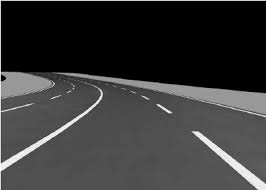
#> input picture images/botimages.jpg, 266 x 190 px, given in place of lane_video.mp4, which was not available
$ python lane.py   (older library calls are emulated)
#> lines starting #> are read from the running program, lines starting #| are printed output that depends on the picture; after the words box and inside, x2 and y2 are one past the last pixel; in counts of white or black regions, pixels touching at a corner belong together; pictures that were not available may be replaced by others from this repository, and a replacement may not be noted
### newStrat/edge_detection.py
import cv2 # Import the OpenCV library to enable computer vision
import numpy as np # Import the NumPy scientific computing library
# Author: Addison Sears-Collins
# https://automaticaddison.com
# Description: A collection of methods to detect help with edge detection
def binary_array(array, thresh, value=0):
 """
 Return a 2D binary array (mask) in which all pixels are either 0 or 1

 :param array: NumPy 2D array that we want to convert to binary values
 :param thresh: Values used for thresholding (inclusive)
 :param value: Output value when between the supplied threshold
 :return: Binary 2D array...
          number of rows x number of columns =
          number of pixels from top to bottom x number of pixels from
            left to right
 """
 if value == 0:
   # Create an array of ones with the same shape and type as
   # the input 2D array.
   binary = np.ones_like(array)

 else:
   # Creates an array of zeros with the same shape and type as
   # the input 2D array.
   binary = np.zeros_like(array)
   value = 1
 # If value == 0, make all values in binary equal to 0 if the
 # corresponding value in the input array is between the threshold
 # (inclusive). Otherwise, the value remains as 1. Therefore, the pixels
 # with the high Sobel derivative values (i.e. sharp pixel intensity
 # discontinuities) will have 0 in the corresponding cell of binary.
 binary[(array >= thresh[0]) & (array <= thresh[1])] = value
 return binary
def blur_gaussian(channel, ksize=3):
 """
 Implementation for Gaussian blur to reduce noise and detail in the image

 :param image: 2D or 3D array to be blurred
 :param ksize: Size of the small matrix (i.e. kernel) used to blur
               i.e. number of rows and number of columns
 :return: Blurred 2D image
 """
 return cv2.GaussianBlur(channel, (ksize, ksize), 0)

def mag_thresh(image, sobel_kernel=3, thresh=(0, 255)):
 """
 Implementation of Sobel edge detection
 :param image: 2D or 3D array to be blurred
 :param sobel_kernel: Size of the small matrix (i.e. kernel)
                      i.e. number of rows and columns
 :return: Binary (black and white) 2D mask image
 """
 # Get the magnitude of the edges that are vertically aligned on the image
 sobelx = np.absolute(sobel(image, orient='x', sobel_kernel=sobel_kernel))

 # Get the magnitude of the edges that are horizontally aligned on the image
 sobely = np.absolute(sobel(image, orient='y', sobel_kernel=sobel_kernel))
 # Find areas of the image that have the strongest pixel intensity changes
 # in both the x and y directions. These have the strongest gradients and
 # represent the strongest edges in the image (i.e. potential lane lines)
 # mag is a 2D array .. number of rows x number of columns = number of pixels
 # from top to bottom x number of pixels from left to right
 mag = np.sqrt(sobelx ** 2 + sobely ** 2)
 # Return a 2D array that contains 0s and 1s
 return binary_array(mag, thresh)
def sobel(img_channel, orient='x', sobel_kernel=3):
 """
 Find edges that are aligned vertically and horizontally on the image

 :param img_channel: Channel from an image
 :param orient: Across which axis of the image are we detecting edges?
 :sobel_kernel: No. of rows and columns of the kernel (i.e. 3x3 small matrix)
 :return: Image with Sobel edge detection applied
 """
 # cv2.Sobel(input image, data type, prder of the derivative x, order of the
 # derivative y, small matrix used to calculate the derivative)
 if orient == 'x':
   # Will detect differences in pixel intensities going from
       # left to right on the image (i.e. edges that are vertically aligned)
   sobel = cv2.Sobel(img_channel, cv2.CV_64F, 1, 0, sobel_kernel)
 if orient == 'y':
   # Will detect differences in pixel intensities going from
   # top to bottom on the image (i.e. edges that are horizontally aligned)
   sobel = cv2.Sobel(img_channel, cv2.CV_64F, 0, 1, sobel_kernel)
 return sobel
def threshold(channel, thresh=(128,255), thresh_type=cv2.THRESH_BINARY):
 """
 Apply a threshold to the input channel

 :param channel: 2D array of the channel data of an image/video frame
 :param thresh: 2D tuple of min and max threshold values
 :param thresh_type: The technique of the threshold to apply
 :return: Two outputs are returned:
            ret: Threshold that was used
            thresholded_image: 2D thresholded data.
 """
 # If pixel intensity is greater than thresh[0], make that value
 # white (255), else set it to black (0)
 return cv2.threshold(channel, thresh[0], thresh[1], thresh_type)

### newStrat/lane.py
import cv2 # Import the OpenCV library to enable computer vision
import numpy as np # Import the NumPy scientific computing library
import edge_detection as edge # Handles the detection of lane lines
import matplotlib.pyplot as plt # Used for plotting and error checking


# Author: Addison Sears-Collins
# https://automaticaddison.com
# Description: Implementation of the Lane class


# Make sure the video file is in the same directory as your code
filename = 'images/lane_video.mp4'
file_size = (1920,1080) # Assumes 1920x1080 mp4
scale_ratio = 1 # Option to scale to fraction of original size.


# We want to save the output to a video file
output_filename = 'driving.mp4'
output_frames_per_second = 20.0


# Global variables
prev_leftx = None
prev_lefty = None
prev_rightx = None
prev_righty = None
prev_left_fit = []
prev_right_fit = []


prev_leftx2 = None
prev_lefty2 = None
prev_rightx2 = None
prev_righty2 = None
prev_left_fit2 = []
prev_right_fit2 = []


class Lane:
 """
 Represents a lane on a road.
 """
 def __init__(self, orig_frame):
   """
     Default constructor

   :param orig_frame: Original camera image (i.e. frame)
   """
   self.orig_frame = orig_frame


   # This will hold an image with the lane lines
   self.lane_line_markings = None


   # This will hold the image after perspective transformation
   self.warped_frame = None
   self.transformation_matrix = None
   self.inv_transformation_matrix = None


   # (Width, Height) of the original video frame (or image)
   self.orig_image_size = self.orig_frame.shape[::-1][1:]


   width = self.orig_image_size[0]
   height = self.orig_image_size[1]
   self.width = width
   self.height = height

   # Four corners of the trapezoid-shaped region of interest
   # You need to find these corners manually.
   self.roi_points = np.float32([
     (int(0.456*width),int(0.584*height)), # Top-left corner
     (0, height-1), # Bottom-left corner
     (int(0.958*width),height-1), # Bottom-right corner
     (int(0.5683*width),int(0.584*height)) # Top-right corner
   ])

   # The desired corner locations  of the region of interest
   # after we perform perspective transformation.
   # Assume image width of 600, padding == 150.
   self.padding = int(0.25 * width) # padding from side of the image in pixels
   self.desired_roi_points = np.float32([
     [self.padding, 0], # Top-left corner
     [self.padding, self.orig_image_size[1]], # Bottom-left corner
     [self.orig_image_size[
       0]-self.padding, self.orig_image_size[1]], # Bottom-right corner
     [self.orig_image_size[0]-self.padding, 0] # Top-right corner
   ])

   # Histogram that shows the white pixel peaks for lane line detection
   self.histogram = None

   # Sliding window parameters
   self.no_of_windows = 10
   self.margin = int((1/20) * width)  # Window width is +/- margin
   self.minpix = int((1/24) * width)  # Min no. of pixels to recenter window

   # Best fit polynomial lines for left line and right line of the lane
   self.left_fit = None
   self.right_fit = None
   self.left_lane_inds = None
   self.right_lane_inds = None
   self.ploty = None
   self.left_fitx = None
   self.right_fitx = None
   self.leftx = None
   self.rightx = None
   self.lefty = None
   self.righty = None

   # Pixel parameters for x and y dimensions
   self.YM_PER_PIX = 7.0 / 400 # meters per pixel in y dimension
   self.XM_PER_PIX = 3.7 / 255 # meters per pixel in x dimension

   # Radii of curvature and offset
   self.left_curvem = None
   self.right_curvem = None
   self.center_offset = None
 # [92 lines left out: functions calculate_car_position, calculate_curvature, not called in this run]

 def calculate_histogram(self,frame=None,plot=True):
   """
   Calculate the image histogram to find peaks in white pixel count

   :param frame: The warped image
   :param plot: Create a plot if True
   """
   if frame is None:
     frame = self.warped_frame

   # Generate the histogram
   self.histogram = np.sum(frame[int(frame.shape[0]/2):,:], axis=0)


   if plot == True:

     # Draw both the image and the histogram
     figure, (ax1, ax2) = plt.subplots(2,1) # 2 row, 1 columns
     figure.set_size_inches(10, 5)
     ax1.imshow(frame, cmap='gray')
     ax1.set_title("Warped Binary Frame")
     ax2.plot(self.histogram)
     ax2.set_title("Histogram Peaks")
     plt.show()

   return self.histogram


 # [186 lines left out: functions display_curvature_offset, get_lane_line_previous_window, not called in this run]

 def get_lane_line_indices_sliding_windows(self, plot=True):
   """
   Get the indices of the lane line pixels using the
   sliding windows technique.

   :param: plot Show plot or not
   :return: Best fit lines for the left and right lines of the current lane
   """
   # Sliding window width is +/- margin
   margin = self.margin


   frame_sliding_window = self.warped_frame.copy()


   # Set the height of the sliding windows
   window_height = np.int32(self.warped_frame.shape[0]/self.no_of_windows)


   # Find the x and y coordinates of all the nonzero
   # (i.e. white) pixels in the frame.
   nonzero = self.warped_frame.nonzero()
   nonzeroy = np.array(nonzero[0])
   nonzerox = np.array(nonzero[1])

   # Store the pixel indices for the left and right lane lines
   left_lane_inds = []
   right_lane_inds = []

   # Current positions for pixel indices for each window,
   # which we will continue to update
   leftx_base, rightx_base = self.histogram_peak()
   leftx_current = leftx_base
   rightx_current = rightx_base


   # Go through one window at a time
   no_of_windows = self.no_of_windows

   for window in range(no_of_windows):

     # Identify window boundaries in x and y (and right and left)
     win_y_low = self.warped_frame.shape[0] - (window + 1) * window_height
     win_y_high = self.warped_frame.shape[0] - window * window_height
     win_xleft_low = leftx_current - margin
     win_xleft_high = leftx_current + margin
     win_xright_low = rightx_current - margin
     win_xright_high = rightx_current + margin
     cv2.rectangle(frame_sliding_window,(win_xleft_low,win_y_low),(
       win_xleft_high,win_y_high), (255,255,255), 2)
     cv2.rectangle(frame_sliding_window,(win_xright_low,win_y_low),(
       win_xright_high,win_y_high), (255,255,255), 2)


     # Identify the nonzero pixels in x and y within the window
     good_left_inds = ((nonzeroy >= win_y_low) & (nonzeroy < win_y_high) &
                         (nonzerox >= win_xleft_low) & (
                          nonzerox < win_xleft_high)).nonzero()[0]
     good_right_inds = ((nonzeroy >= win_y_low) & (nonzeroy < win_y_high) &
                          (nonzerox >= win_xright_low) & (
                           nonzerox < win_xright_high)).nonzero()[0]

     # Append these indices to the lists
     left_lane_inds.append(good_left_inds)
     right_lane_inds.append(good_right_inds)

     # If you found > minpix pixels, recenter next window on mean position
     minpix = self.minpix
     if len(good_left_inds) > minpix:
       leftx_current = np.int32(np.mean(nonzerox[good_left_inds]))
     if len(good_right_inds) > minpix:
       rightx_current = np.int32(np.mean(nonzerox[good_right_inds]))

   # Concatenate the arrays of indices
   left_lane_inds = np.concatenate(left_lane_inds)
   right_lane_inds = np.concatenate(right_lane_inds)


   # Extract the pixel coordinates for the left and right lane lines
   leftx = nonzerox[left_lane_inds]
   lefty = nonzeroy[left_lane_inds]
   rightx = nonzerox[right_lane_inds]
   righty = nonzeroy[right_lane_inds]


   # Fit a second order polynomial curve to the pixel coordinates for
   # the left and right lane lines
   left_fit = None
   right_fit = None

   global prev_leftx
   global prev_lefty
   global prev_rightx
   global prev_righty
   global prev_left_fit
   global prev_right_fit


   # Make sure we have nonzero pixels
   if len(leftx)==0 or len(lefty)==0 or len(rightx)==0 or len(righty)==0:
     leftx = prev_leftx
     lefty = prev_lefty
     rightx = prev_rightx
     righty = prev_righty

   left_fit = np.polyfit(lefty, leftx, 2)
   right_fit = np.polyfit(righty, rightx, 2)


   # Add the latest polynomial coefficients
   prev_left_fit.append(left_fit)
   prev_right_fit.append(right_fit)


   # Calculate the moving average
   if len(prev_left_fit) > 10:
     prev_left_fit.pop(0)
     prev_right_fit.pop(0)
     left_fit = sum(prev_left_fit) / len(prev_left_fit)
     right_fit = sum(prev_right_fit) / len(prev_right_fit)


   self.left_fit = left_fit
   self.right_fit = right_fit

   prev_leftx = leftx
   prev_lefty = lefty
   prev_rightx = rightx
   prev_righty = righty


   if plot==True:

     # Create the x and y values to plot on the image
     ploty = np.linspace(
       0, frame_sliding_window.shape[0]-1, frame_sliding_window.shape[0])
     left_fitx = left_fit[0]*ploty**2 + left_fit[1]*ploty + left_fit[2]
     right_fitx = right_fit[0]*ploty**2 + right_fit[1]*ploty + right_fit[2]


     # Generate an image to visualize the result
     out_img = np.dstack((
       frame_sliding_window, frame_sliding_window, (
       frame_sliding_window))) * 255

     # Add color to the left line pixels and right line pixels
     out_img[nonzeroy[left_lane_inds], nonzerox[left_lane_inds]] = [255, 0, 0]
     out_img[nonzeroy[right_lane_inds], nonzerox[right_lane_inds]] = [
       0, 0, 255]

     # Plot the figure with the sliding windows
     figure, (ax1, ax2, ax3) = plt.subplots(3,1) # 3 rows, 1 column
     figure.set_size_inches(10, 10)
     figure.tight_layout(pad=3.0)
     ax1.imshow(cv2.cvtColor(self.orig_frame, cv2.COLOR_BGR2RGB))
     ax2.imshow(frame_sliding_window, cmap='gray')
     ax3.imshow(out_img)
     ax3.plot(left_fitx, ploty, color='yellow')
     ax3.plot(right_fitx, ploty, color='yellow')
     ax1.set_title("Original Frame")
     ax2.set_title("Warped Frame with Sliding Windows")
     ax3.set_title("Detected Lane Lines with Sliding Windows")
     plt.show()

   return self.left_fit, self.right_fit


 def get_line_markings(self, frame=None):
   """
   Isolates lane lines.
      :param frame: The camera frame that contains the lanes we want to detect
   :return: Binary (i.e. black and white) image containing the lane lines.
   """
   if frame is None:
     frame = self.orig_frame

   # Convert the video frame from BGR (blue, green, red)
   # color space to HLS (hue, saturation, lightness).
   hls = cv2.cvtColor(frame, cv2.COLOR_BGR2HLS)


   ################### Isolate possible lane line edges ######################

   # Perform Sobel edge detection on the L (lightness) channel of
   # the image to detect sharp discontinuities in the pixel intensities
   # along the x and y axis of the video frame.
   # sxbinary is a matrix full of 0s (black) and 255 (white) intensity values
   # Relatively light pixels get made white. Dark pixels get made black.
   _, sxbinary = edge.threshold(hls[:, :, 1], thresh=(120, 255))
   sxbinary = edge.blur_gaussian(sxbinary, ksize=3) # Reduce noise

   # 1s will be in the cells with the highest Sobel derivative values
   # (i.e. strongest lane line edges)
   sxbinary = edge.mag_thresh(sxbinary, sobel_kernel=3, thresh=(110, 255))


   ######################## Isolate possible lane lines ######################
    # Perform binary thresholding on the S (saturation) channel
   # of the video frame. A high saturation value means the hue color is pure.
   # We expect lane lines to be nice, pure colors (i.e. solid white, yellow)
   # and have high saturation channel values.
   # s_binary is matrix full of 0s (black) and 255 (white) intensity values
   # White in the regions with the purest hue colors (e.g. >130...play with
   # this value for best results).
   s_channel = hls[:, :, 2] # use only the saturation channel data
   _, s_binary = edge.threshold(s_channel, (130, 255))

   # Perform binary thresholding on the R (red) channel of the
       # original BGR video frame.
   # r_thresh is a matrix full of 0s (black) and 255 (white) intensity values
   # White in the regions with the richest red channel values (e.g. >120).
   # Remember, pure white is bgr(255, 255, 255).
   # Pure yellow is bgr(0, 255, 255). Both have high red channel values.
   _, r_thresh = edge.threshold(frame[:, :, 2], thresh=(120, 255))


   # Lane lines should be pure in color and have high red channel values
   # Bitwise AND operation to reduce noise and black-out any pixels that
   # don't appear to be nice, pure, solid colors (like white or yellow lane
   # lines.)
   rs_binary = cv2.bitwise_and(s_binary, r_thresh)


   ### Combine the possible lane lines with the possible lane line edges #####
   # If you show rs_binary visually, you'll see that it is not that different
   # from this return value. The edges of lane lines are thin lines of pixels.
   self.lane_line_markings = cv2.bitwise_or(rs_binary, sxbinary.astype(
                             np.uint8))
   cv2.imshow("Lane Line Markings", self.lane_line_markings)
   return self.lane_line_markings

 def histogram_peak(self):
   """
   Get the left and right peak of the histogram


   Return the x coordinate of the left histogram peak and the right histogram
   peak.
   """
   midpoint = np.int32(self.histogram.shape[0]/2)
   leftx_base = np.argmax(self.histogram[:midpoint])
   rightx_base = np.argmax(self.histogram[midpoint:]) + midpoint
   print("Left x base: ", leftx_base)
   print("Right x base: ", rightx_base)

    # Get the actual peak values
   left_peak_value = self.histogram[leftx_base]
   right_peak_value = self.histogram[rightx_base]


    # Check for ill-conditioned peaks
   if left_peak_value < 5000:
    print("Warning: Left polynomial fit may be ill conditioned (peak value < 5000)")
   else:
    print("Left polynomial fit is well conditioned (peak value > 5000)")

   if right_peak_value < 8000:
    print("Warning: Right polynomial fit might be be ill conditioned (kinda cooked lowkey) (peak value < 8000)")
    rightx_base = leftx_base + midpoint * 2 # Shift the right peak to the right by 1000 pixels
   else:
    print("Right polynomial fit is well conditioned (peak value > 8000)")


   # (x coordinate of left peak, x coordinate of right peak)
   return leftx_base, rightx_base

 # [68 lines left out: function overlay_lane_lines, not called in this run]

 def perspective_transform(self, frame=None, plot=False):
   """
   Perform the perspective transform.
   :param: frame Current frame
   :param: plot Plot the warped image if True
   :return: Bird's eye view of the current lane
   """
   if frame is None:
     frame = self.lane_line_markings

   # Calculate the transformation matrix
   self.transformation_matrix = cv2.getPerspectiveTransform(
     self.roi_points, self.desired_roi_points)


   # Calculate the inverse transformation matrix
   self.inv_transformation_matrix = cv2.getPerspectiveTransform(
     self.desired_roi_points, self.roi_points)


   # Perform the transform using the transformation matrix
   self.warped_frame = cv2.warpPerspective(
     frame, self.transformation_matrix, self.orig_image_size, flags=(
    cv2.INTER_LINEAR))


   # Convert image to binary
   (thresh, binary_warped) = cv2.threshold(
     self.warped_frame, 127, 255, cv2.THRESH_BINARY)
   self.warped_frame = binary_warped


   # Display the perspective transformed (i.e. warped) frame
   if plot == True:
     warped_copy = self.warped_frame.copy()
     warped_plot = cv2.polylines(warped_copy, np.int32([
                   self.desired_roi_points]), True, (147,20,255), 3)


     # Display the image
     while(1):
       cv2.imshow('Warped Image', warped_plot)

       # Press any key to stop
       if cv2.waitKey(0):
         break


     cv2.destroyAllWindows()

   return self.warped_frame

 # [28 lines left out: function plot_roi, not called in this run]


def show_coordinates(event, x, y, flags, param):
    if event == cv2.EVENT_MOUSEMOVE:
        print(f"Mouse at: ({x}, {y})")


# [34 lines left out: function unwarp_quadratic_fit, not called in this run]

def main():

 start_frame = 130


#  # Load a video
 cap = cv2.VideoCapture(filename)
 cap.set(cv2.CAP_PROP_POS_FRAMES, start_frame)
#  fps = cap.get(cv2.CAP_PROP_FPS)
#  frame_number = int(3 * fps)
 framenumber=0
# [6 lines of commented-out code are left out]
 fourcc = cv2.VideoWriter_fourcc(*'mp4v')
 result = cv2.VideoWriter(output_filename, fourcc, output_frames_per_second, file_size)
 # Process the video
 while cap.isOpened():

   # Capture one frame at a time
   success, frame = cap.read()
#> frame is the input picture: shape (190, 266, 3); min 0, max 255, mean 55.8

   # Do we have a video frame? If true, proceed.
   if success:
     print(framenumber)
     # Resize the frame
     width = int(frame.shape[1] * scale_ratio)
     height = int(frame.shape[0] * scale_ratio)
     frame = cv2.resize(frame, (width, height))

     # Store the original frame
     original_frame = frame.copy()


     # Create a Lane object
     lane_obj = Lane(orig_frame=original_frame)


     # Perform thresholding to isolate lane lines
     lane_line_markings = lane_obj.get_line_markings()
#> in get_line_markings, `_, sxbinary = edge.threshold(hls[:, :, 1], thresh=(120, 255))`:
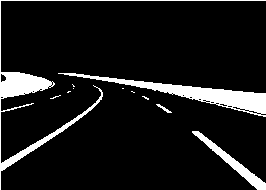
#> sxbinary: shape (190, 266); 9.7% white; 11 white regions (7 under 20 px), largest, box (x1, y1, x2, y2) and area: (0, 0, 266, 190) 2059, (58, 73, 266, 117) 2044, (192, 131, 266, 190) 694, (156, 104, 172, 113) 42
#> in sobel, `sobel = cv2.Sobel(img_channel, cv2.CV_64F, 1, 0, sobel_kernel)`:
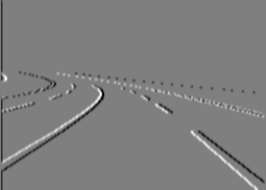
#> sobel: shape (190, 266) float64; min -764, max 764, mean -2.3; drawn with min black and max white
#> in mag_thresh, `sobelx = np.absolute(sobel(image, orient='x', sobel_kernel=sobel_kerne..`:
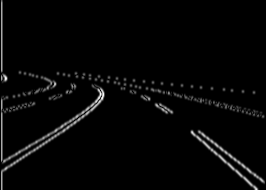
#> sobelx: shape (190, 266) float64; min 0, max 764, mean 18.9; drawn with min black and max white
#> call 2 of sobel, with orient = 'y', sobel_kernel = 3
#> in sobel (call 2), `sobel = cv2.Sobel(img_channel, cv2.CV_64F, 0, 1, sobel_kernel)`:
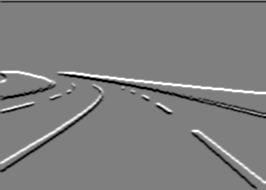
#> sobel: shape (190, 266) float64; min -764, max 764, mean -3.6; drawn with min black and max white
#> in mag_thresh, `sobely = np.absolute(sobel(image, orient='y', sobel_kernel=sobel_kerne..`:
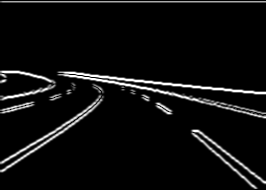
#> sobely: shape (190, 266) float64; min 0, max 764, mean 42.3; drawn with min black and max white
#> in mag_thresh, `mag = np.sqrt(sobelx ** 2 + sobely ** 2)`:
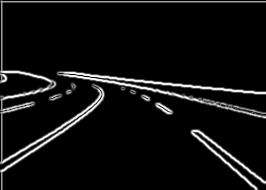
#> mag: shape (190, 266) float64; min 0, max 815.8, mean 50.2; drawn with min black and max white
#> in mag_thresh, `return binary_array(mag, thresh)`:
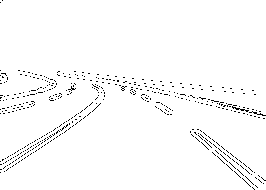
#> returned value: shape (190, 266) float64; values 0 (black) and 1 (white), 97.9% white; black in thin lines or dots
#> (the rest of the program and of its run is left out)
